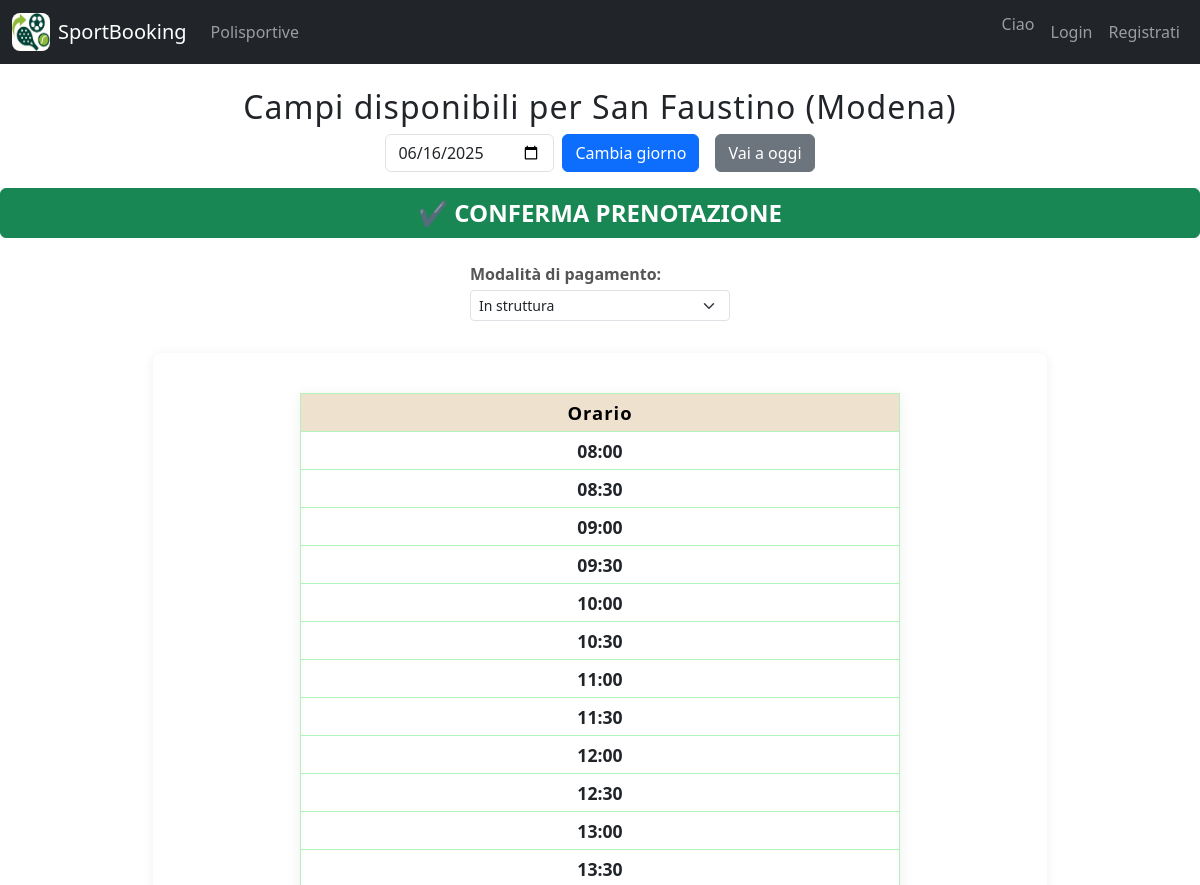
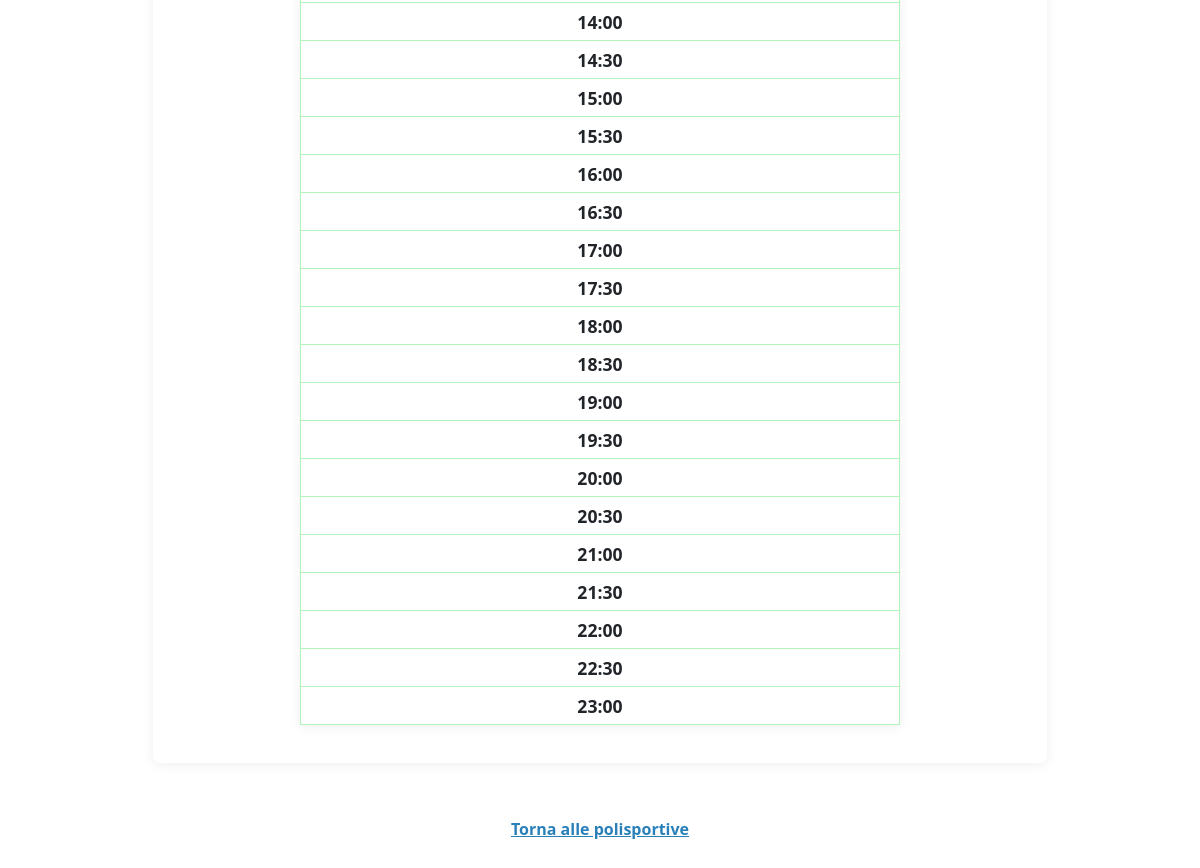
The page /accounts/polisportiva/2/campi/?data=&ora=&sport= on the database as committed earlier (2 pictures, top to bottom).
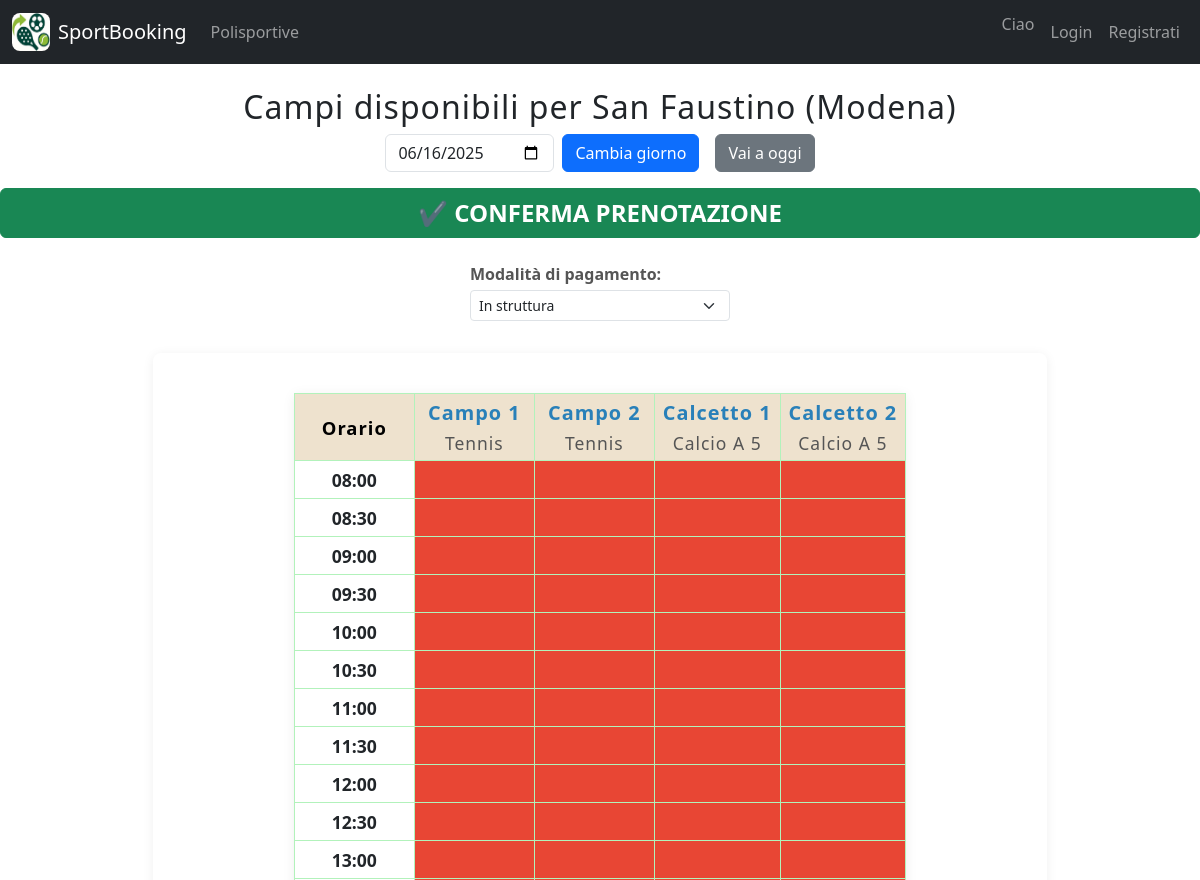
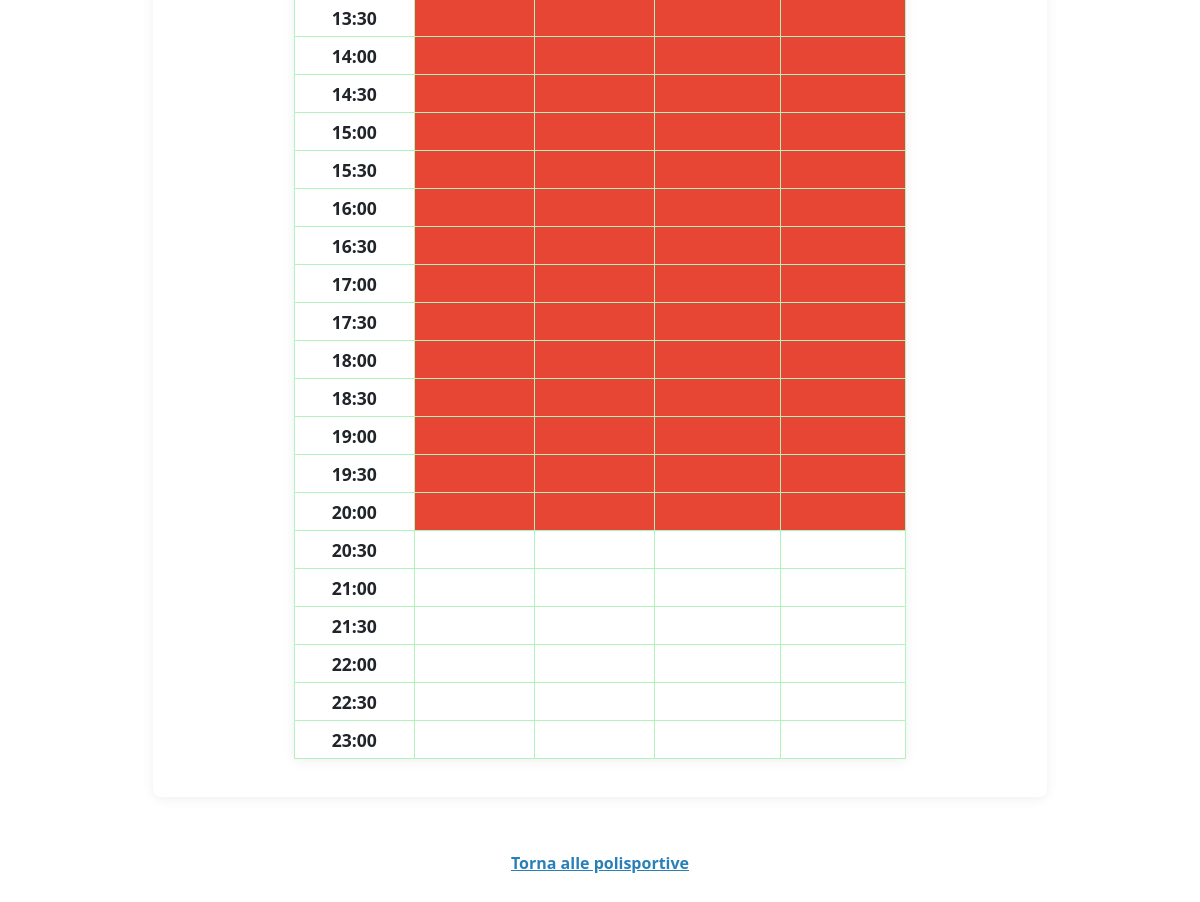
The same page on the database as committed later (2 pictures, top to bottom).
### accounts/models.py (models this page shows, shortened)
class Campo(models.Model):
    id = models.AutoField(primary_key=True)
    nome = models.CharField(max_length=100)
    superficie = models.CharField(max_length=20, choices=[('terra', 'terra'), ('sintetico', 'sintetico'), ('erba', 'erba'), ('cemento', 'cemento')])
    tipo = models.CharField(max_length=20, choices=[('calcio a 5', 'calcio a 5'), ('tennis', 'tennis'), ('padel', 'padel')])
    polisportiva = models.ForeignKey(Polisportiva, on_delete=models.CASCADE, related_name='campi')

### accounts/views.py (the view, shortened to what this page needs)
# urls.py: path('polisportiva/<int:polisportiva_id>/campi/', views.campi_polisportiva, name='campi_polisportiva'),
def campi_polisportiva(request, polisportiva_id):
    data = request.GET.get('data', '')
    if not data:
        data = date.today().isoformat()  # Imposta la data di oggi
    ora = request.GET.get('ora', '')
    sport = request.GET.get('sport', '')
    polisportiva = Polisportiva.objects.get(id=polisportiva_id)
    campi = polisportiva.campi.all()
    if sport:
        campi = campi.filter(tipo__icontains=sport)
    orari = [
        "08:00","08:30","09:00","09:30","10:00","10:30","11:00","11:30",
        "12:00","12:30","13:00","13:30","14:00","14:30","15:00","15:30",
        "16:00","16:30","17:00","17:30","18:00","18:30","19:00","19:30",
        "20:00","20:30","21:00","21:30","22:00","22:30","23:00"
    ]
    oggi = date.today()
    data_selezionata = datetime.strptime(data, "%Y-%m-%d").date()
    giorno_passato = data_selezionata < oggi
    prenotazioni_map = {}
    for campo in campi:
        prenotazioni_map[campo.id] = {o: False for o in orari}
        if giorno_passato:
            for o in orari:
                prenotazioni_map[campo.id][o] = "passato"
        else:
            prenotazioni = campo.prenotazioni.filter(data=data, stato='accettata')
            corsi = campo.corsi.filter(data_inizio__lte=data, data_fine__gte=data)
    now = datetime.now()
    if data == now.strftime("%Y-%m-%d") and not giorno_passato:
        for campo in campi:
            for ora in orari:
                ora_dt = datetime.strptime(f"{data} {ora}", "%Y-%m-%d %H:%M")
                if ora_dt < now:
                    prenotazioni_map[campo.id][ora] = "passato"
    today = date.today().isoformat()
    return render(request, 'accounts/campi_polisportiva.html', {
        'polisportiva': polisportiva,
        'campi': campi,
        'data': data,
        'ora': ora,
        'sport': sport,
        'orari': orari,
        'prenotazioni_map': prenotazioni_map,
        'today': today,
        'giorno_passato': giorno_passato,  # <-- aggiunto per il template
    })

### accounts/templatetags/dict_extras.py (called while the page is built)
@register.filter
def dict_get(d, k):    #utilizzato nei template per ottenere un
    return d.get(k, None)

### accounts/templates/accounts/campi_polisportiva.html (shortened to what this page needs)
<!DOCTYPE html>
<html lang="it">
<head>
    {% load dict_extras %}
    {% load static %}
    <link rel="stylesheet" href="{% static 'accounts/styles.css' %}">
    <link href="https://cdn.jsdelivr.net/npm/bootstrap@5.3.3/dist/css/bootstrap.min.css" rel="stylesheet">
    <link rel="stylesheet" href="https://cdn.jsdelivr.net/npm/bootstrap-icons@1.11.3/font/bootstrap-icons.min.css">
</head>
<body>
    {% include 'accounts/navbar2.html' %}
    <h2>Campi disponibili per {{ polisportiva.nome }} ({{ polisportiva.città }})</h2>
    <div class="d-flex justify-content-center mb-3">
        <form method="get" class="d-flex align-items-center" style="gap: 8px;">
            <input type="date" name="data" value="{{ data }}" class="form-control" style="max-width: 180px;">
            <button type="submit" class="btn btn-primary">Cambia giorno</button>
            <a href="?data={{ today }}&sport={{ sport }}&ora={{ ora }}" class="btn btn-secondary ms-2" style="white-space:nowrap;">Vai a oggi</a>
        </form>
    </div>
<div class="mb-4">
    <button id="conferma-prenotazione" class="btn btn-success w-100" style="font-size:1.5em; font-weight:bold;">
        &#10004; CONFERMA PRENOTAZIONE
    </button>
</div>
<div class="d-flex justify-content-center mb-3">
    <div class="mb-3" style="width: 100%; max-width: 260px;">
        <label for="modalita_pagamento" class="mb-1" style="font-size: 1em;"><strong>Modalità di pagamento:</strong></label>
        <select id="modalita_pagamento" class="form-select form-select-sm" required>
            <option value="struttura">In struttura</option>
        </select>
    </div>
</div>
<div class="row justify-content-center align-items-start mb-4">
        <div class="col-md-9">
            <div class="tabella-orari-wrapper">
                <table class="tabella-orari">
                    <thead>
                        <tr>
                            <th>Orario</th>
                            {% for campo in campi %}
                            <th>
                                <span class="campo-nome">{{ campo.nome }}</span>
                                <span class="campo-tipo">{{ campo.tipo|title }}</span>
                            </th>
                            {% endfor %}
                        </tr>
                    </thead>
                    <tbody>
                        {% for ora in orari %}
                        <tr>
                            <td style="font-weight:bold;">{{ ora }}</td>
                            {% for campo in campi %}
                                {% with prenotato=prenotazioni_map|dict_get:campo.id|dict_get:ora %}
                                    {% if not prenotato %}
                                        <td class="disponibile" data-campo="{{ campo.id }}" data-ora="{{ ora }}"></td>
                                    {% else %}
                                        <td class="occupato"></td>
                                    {% endif %}
                                {% endwith %}
                            {% endfor %}
                        </tr>
                        {% endfor %}
                    </tbody>
                </table>
            </div>
        </div>
    </div>
    <div style="text-align:center; margin-bottom:40px;">
        <a href="{% url 'lista_polisportive' %}?citta={{ request.GET.citta }}&sport={{ sport }}&data={{ data }}&ora={{ ora }}" style="color:#2980b9; font-weight:bold;">Torna alle polisportive</a>
    </div>
</body>
</html>

Rows that differ between the two databases and show on the page:
added Campo: nome "Campo 1", tipo "Tennis"
added Campo: nome "Campo 2", tipo "Tennis"
added Campo: nome "Calcetto 1", tipo "Calcio A 5"
added Campo: nome "Calcetto 2", tipo "Calcio A 5"
